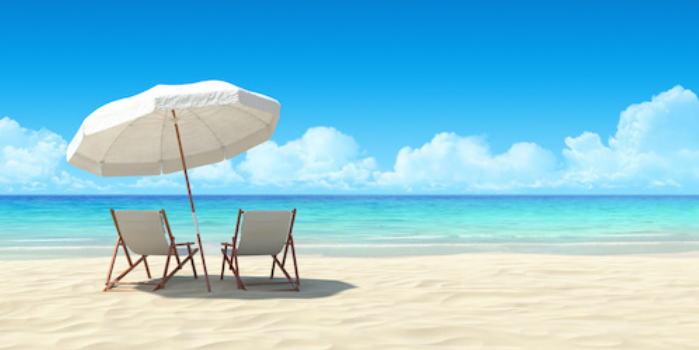
#> input picture Object_Removing/original.png, 699 x 350 px
$ python -i main.py   (imports and definitions only)   (older library calls are emulated)
#> lines starting #> are read from the running program, lines starting #| are printed output that depends on the picture
#> further down, picture is the input picture: shape (350, 699, 3); mean B, G, R 219.5, 198.2, 132.6
import sys
import cv2
import numpy as np

# Draw rectangle on top of the input image
# [54 lines left out: functions draw_rectangle, compute_energy_matrix_modified, add_vertical_seam, not called in this run]

# Compute the energy matrix from the input image
def compute_energy_matrix(img):
	gray = cv2.cvtColor(img, cv2.COLOR_BGR2GRAY)
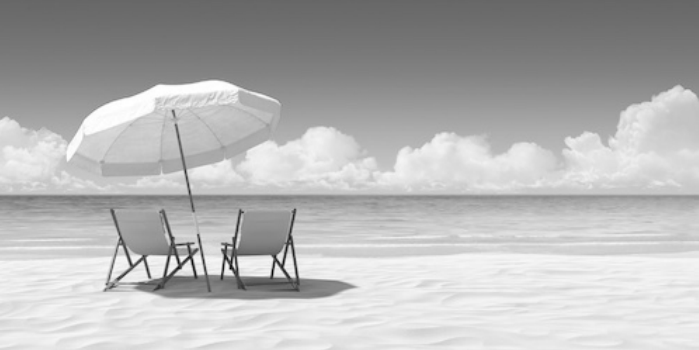
#> gray: shape (350, 699); min 2, max 255, mean 181
	# Compute X derivative of the image
	sobel_x = cv2.Sobel(gray,cv2.CV_64F, 1, 0, ksize=3)
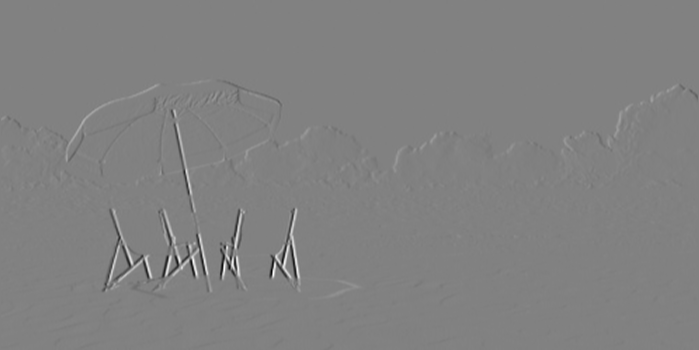
#> sobel_x: shape (350, 699) float64; min -834, max 808, mean 0; drawn with min black and max white
	# Compute Y derivative of the image
	sobel_y = cv2.Sobel(gray,cv2.CV_64F, 0, 1, ksize=3)
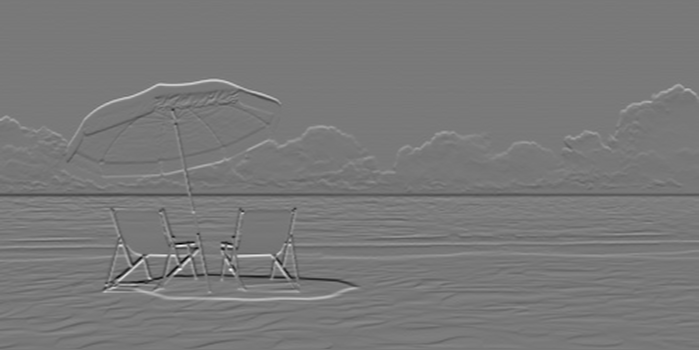
#> sobel_y: shape (350, 699) float64; min -572, max 637, mean 2.9; drawn with min black and max white
	abs_sobel_x = cv2.convertScaleAbs(sobel_x)
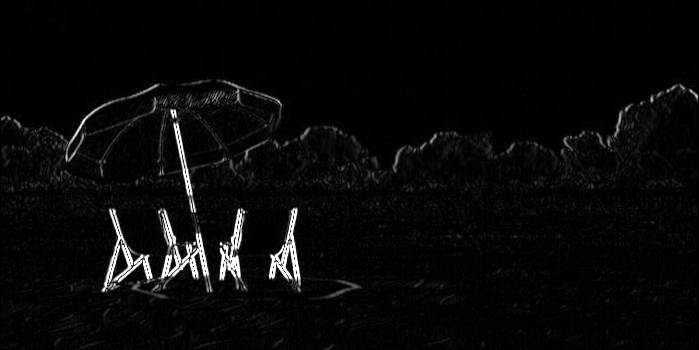
#> abs_sobel_x: shape (350, 699); min 0, max 255, mean 9
	abs_sobel_y = cv2.convertScaleAbs(sobel_y)
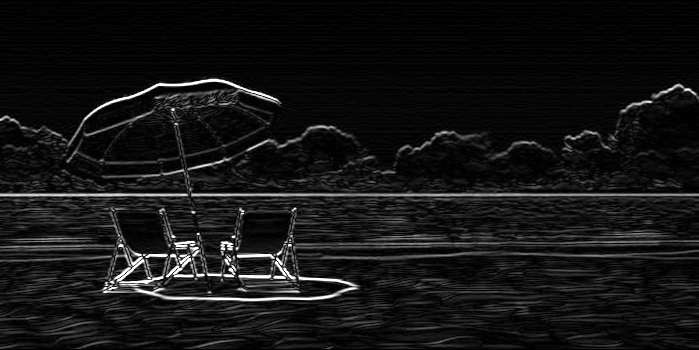
#> abs_sobel_y: shape (350, 699); min 0, max 255, mean 20.4
	# Return weighted summation of the two images i.e. 0.5*X + 0.5*Y
	return cv2.addWeighted(abs_sobel_x, 0.5, abs_sobel_y, 0.5, 0)
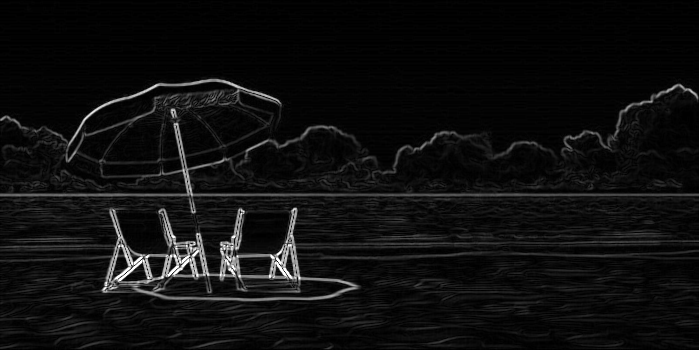
#> returned value: shape (350, 699); min 0, max 255, mean 14.7

# Find vertical seam in the input image
# [64 lines left out: functions find_vertical_seam, remove_vertical_seam, remove_object, not called in this run]

# [15 lines not run here, left out]

>>> import cv2
>>> picture = cv2.imread('original.png')
>>> result = compute_energy_matrix(picture)
